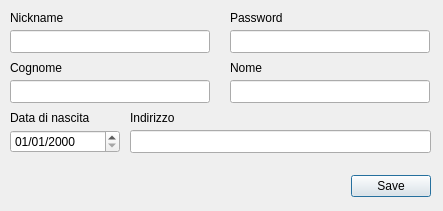
<?xml version="1.0" encoding="UTF-8"?>
<ui version="4.0">
 <class>Utente_Dettaglio</class>
 <widget class="QDialog" name="Utente_Dettaglio">
  <property name="geometry">
   <rect>
    <x>0</x>
    <y>0</y>
    <width>443</width>
    <height>211</height>
   </rect>
  </property>
  <property name="windowTitle">
   <string>Utente_Dettaglio</string>
  </property>
  <widget class="QDialogButtonBox" name="buttonBox">
   <property name="geometry">
    <rect>
     <x>190</x>
     <y>170</y>
     <width>241</width>
     <height>32</height>
    </rect>
   </property>
   <property name="orientation">
    <enum>Qt::Horizontal</enum>
   </property>
   <property name="standardButtons">
    <set>QDialogButtonBox::Save</set>
   </property>
  </widget>
  <widget class="QLabel" name="label">
   <property name="geometry">
    <rect>
     <x>10</x>
     <y>10</y>
     <width>81</width>
     <height>16</height>
    </rect>
   </property>
   <property name="text">
    <string>Nickname</string>
   </property>
  </widget>
  <widget class="QLabel" name="label_2">
   <property name="geometry">
    <rect>
     <x>230</x>
     <y>10</y>
     <width>55</width>
     <height>15</height>
    </rect>
   </property>
   <property name="text">
    <string>Password</string>
   </property>
  </widget>
  <widget class="QLabel" name="label_3">
   <property name="geometry">
    <rect>
     <x>10</x>
     <y>60</y>
     <width>55</width>
     <height>15</height>
    </rect>
   </property>
   <property name="text">
    <string>Cognome</string>
   </property>
  </widget>
  <widget class="QLabel" name="label_4">
   <property name="geometry">
    <rect>
     <x>230</x>
     <y>60</y>
     <width>55</width>
     <height>15</height>
    </rect>
   </property>
   <property name="text">
    <string>Nome</string>
   </property>
  </widget>
  <widget class="QLabel" name="label_5">
   <property name="geometry">
    <rect>
     <x>130</x>
     <y>110</y>
     <width>55</width>
     <height>15</height>
    </rect>
   </property>
   <property name="text">
    <string>Indirizzo</string>
   </property>
  </widget>
  <widget class="QLabel" name="label_6">
   <property name="geometry">
    <rect>
     <x>10</x>
     <y>110</y>
     <width>101</width>
     <height>16</height>
    </rect>
   </property>
   <property name="text">
    <string>Data di nascita</string>
   </property>
  </widget>
  <widget class="QLineEdit" name="eNickName">
   <property name="geometry">
    <rect>
     <x>10</x>
     <y>30</y>
     <width>200</width>
     <height>23</height>
    </rect>
   </property>
  </widget>
  <widget class="QLineEdit" name="ePsw">
   <property name="geometry">
    <rect>
     <x>230</x>
     <y>30</y>
     <width>200</width>
     <height>23</height>
    </rect>
   </property>
  </widget>
  <widget class="QLineEdit" name="eCognome">
   <property name="geometry">
    <rect>
     <x>10</x>
     <y>80</y>
     <width>200</width>
     <height>23</height>
    </rect>
   </property>
  </widget>
  <widget class="QLineEdit" name="eNome">
   <property name="geometry">
    <rect>
     <x>230</x>
     <y>80</y>
     <width>200</width>
     <height>23</height>
    </rect>
   </property>
  </widget>
  <widget class="QLineEdit" name="eIndirizzo">
   <property name="geometry">
    <rect>
     <x>130</x>
     <y>130</y>
     <width>301</width>
     <height>23</height>
    </rect>
   </property>
  </widget>
  <widget class="QDateEdit" name="eDataNascita">
   <property name="geometry">
    <rect>
     <x>10</x>
     <y>130</y>
     <width>110</width>
     <height>23</height>
    </rect>
   </property>
   <property name="displayFormat">
    <string>dd/MM/yyyy</string>
   </property>
  </widget>
 </widget>
 <tabstops>
  <tabstop>eNickName</tabstop>
  <tabstop>ePsw</tabstop>
  <tabstop>eCognome</tabstop>
  <tabstop>eNome</tabstop>
  <tabstop>eDataNascita</tabstop>
  <tabstop>eIndirizzo</tabstop>
  <tabstop>buttonBox</tabstop>
 </tabstops>
 <resources/>
 <connections>
  <connection>
   <sender>buttonBox</sender>
   <signal>accepted()</signal>
   <receiver>Utente_Dettaglio</receiver>
   <slot>accept()</slot>
   <hints>
    <hint type="sourcelabel">
     <x>248</x>
     <y>254</y>
    </hint>
    <hint type="destinationlabel">
     <x>157</x>
     <y>274</y>
    </hint>
   </hints>
  </connection>
  <connection>
   <sender>buttonBox</sender>
   <signal>rejected()</signal>
   <receiver>Utente_Dettaglio</receiver>
   <slot>reject()</slot>
   <hints>
    <hint type="sourcelabel">
     <x>316</x>
     <y>260</y>
    </hint>
    <hint type="destinationlabel">
     <x>286</x>
     <y>274</y>
    </hint>
   </hints>
  </connection>
 </connections>
</ui>
